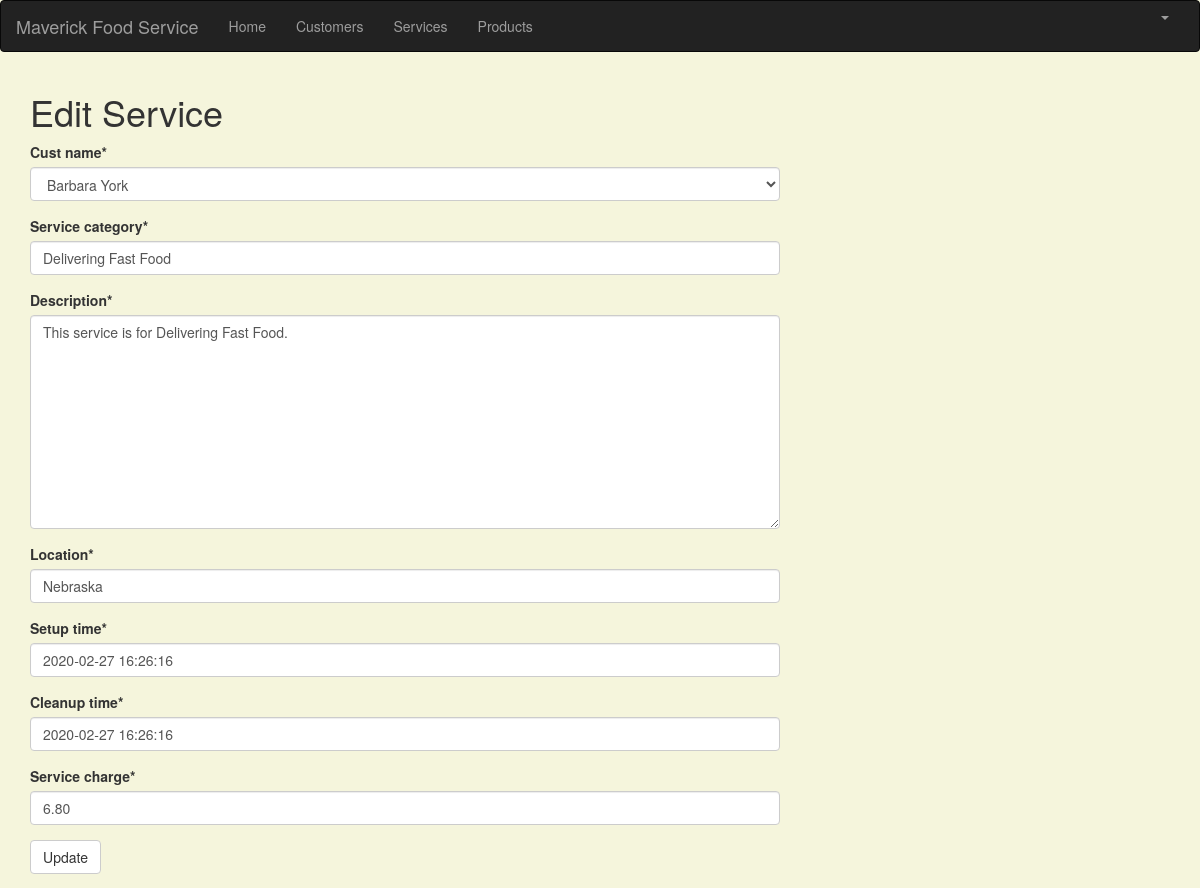
Page /service/1/edit/ (signed in) on the committed database.
### crm/models.py (models this page shows, shortened)
class Customer(models.Model):
    cust_name = models.CharField(max_length=50)
    organization = models.CharField(max_length=100, blank=True)
    role = models.CharField(max_length=100)
    email = models.EmailField(max_length=100)
    bldgroom = models.CharField(max_length=100)
    address = models.CharField(max_length=200)
    account_number = models.IntegerField(blank=False, null=False)
    city = models.CharField(max_length=50)
    state = models.CharField(max_length=50)
    zipcode = models.CharField(max_length=10)
    phone_number = models.CharField(max_length=50)
    created_date = models.DateTimeField(
        default=timezone.now)
    updated_date = models.DateTimeField(auto_now_add=True)
    def __str__(self):
        return str(self.cust_name)

class Service(models.Model):
    cust_name = models.ForeignKey(Customer, on_delete=models.CASCADE, related_name='services')
    service_category = models.CharField(max_length=100)
    description = models.TextField()
    location = models.CharField(max_length=200)
    setup_time = models.DateTimeField(
        default=timezone.now)
    cleanup_time = models.DateTimeField(
        default=timezone.now)
    service_charge = models.DecimalField(max_digits=10, decimal_places=2)
    created_date = models.DateTimeField(
        default=timezone.now)
    updated_date = models.DateTimeField(auto_now_add=True)

### crm/views.py (the view)
# urls.py: path('service/<int:pk>/edit/', views.service_edit, name='service_edit'),
@login_required
def service_edit(request, pk):
   service = get_object_or_404(Service, pk=pk)
   if request.method == "POST":
       form = ServiceForm(request.POST, instance=service)
       if form.is_valid():
           service = form.save()
           service.updated_date = timezone.now()
           service.save()
           services = Service.objects.filter(created_date__lte=timezone.now())
           return render(request, 'crm/service_list.html', {'services': services})
   else:
       form = ServiceForm(instance=service)
   return render(request, 'crm/service_edit.html', {'form': form})

### crm/forms.py
class ServiceForm(forms.ModelForm):
   class Meta:
       model = Service
       fields = ('cust_name', 'service_category', 'description', 'location', 'setup_time', 'cleanup_time', 'service_charge' )

### crm/templates/crm/service_edit.html (shortened to what this page needs)
{% extends 'crm/base.html' %}
{% load crispy_forms_tags %}
{% block content %}
<html>
<head>
    <link rel="stylesheet" href="https://maxcdn.bootstrapcdn.com/bootstrap/3.3.4/css/bootstrap.min.css">
</head>
<body>
    <h1>Edit Service</h1>
    <form method="POST" class="service-form">{% csrf_token %}
        {{ form|crispy }}
        <button type="submit" class="save btn btn-default">Update</button>
    </form>
</body>
</html>
{% endblock %}

### crm/templates/crm/service_edit.html (style rules this page uses)
body { background-color: beige; }

### rows in the picture
Customer: cust_name "Barbara York"
Service: service_category "Delivering Fast Food", description "This service is for Delivering Fast Food.", location "Nebraska", setup_time "2020-02-27 16:26:16", cleanup_time "2020-02-27 16:26:16", service_charge "6.80"
